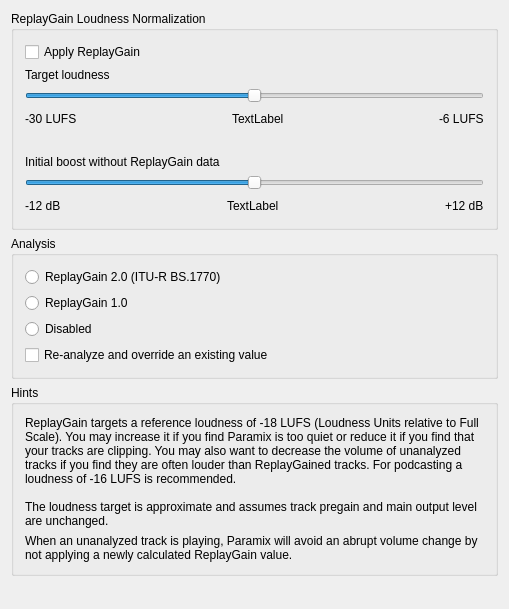
<?xml version="1.0" encoding="UTF-8"?>
<ui version="4.0">
 <class>DlgPrefReplayGainDlg</class>
 <widget class="QWidget" name="DlgPrefReplayGainDlg">
  <property name="geometry">
   <rect>
    <x>0</x>
    <y>0</y>
    <width>509</width>
    <height>609</height>
   </rect>
  </property>
  <property name="windowTitle">
   <string>Normalization Preferences</string>
  </property>
  <layout class="QVBoxLayout" name="verticalLayout">
   <item>
    <widget class="QGroupBox" name="groupBox">
     <property name="title">
      <string>ReplayGain Loudness Normalization</string>
     </property>
     <layout class="QVBoxLayout" name="verticalLayout_2">
      <item>
       <widget class="QCheckBox" name="EnableGain">
        <property name="toolTip">
         <string>Apply loudness normalization to loaded tracks.</string>
        </property>
        <property name="text">
         <string>Apply ReplayGain</string>
        </property>
       </widget>
      </item>
      <item>
       <widget class="QLabel" name="label_boost">
        <property name="toolTip">
         <string>For tracks with ReplayGain, adjust the target loudness to this LUFS value (Loudness Units relative to Full Scale).</string>
        </property>
        <property name="text">
         <string>Target loudness</string>
        </property>
        <property name="buddy">
         <cstring>SliderReplayGainBoost</cstring>
        </property>
       </widget>
      </item>
      <item>
       <widget class="QSlider" name="SliderReplayGainBoost">
        <property name="toolTip">
         <string/>
        </property>
        <property name="locale">
         <locale language="C" country="AnyCountry"/>
        </property>
        <property name="minimum">
         <number>-12</number>
        </property>
        <property name="maximum">
         <number>12</number>
        </property>
        <property name="singleStep">
         <number>1</number>
        </property>
        <property name="pageStep">
         <number>1</number>
        </property>
        <property name="value">
         <number>0</number>
        </property>
        <property name="orientation">
         <enum>Qt::Horizontal</enum>
        </property>
        <property name="tickInterval">
         <number>5</number>
        </property>
       </widget>
      </item>
      <item>
       <layout class="QHBoxLayout" name="horizontalLayout_2">
        <property name="spacing">
         <number>6</number>
        </property>
        <property name="rightMargin">
         <number>0</number>
        </property>
        <property name="bottomMargin">
         <number>20</number>
        </property>
        <item>
         <widget class="QLabel" name="label_3">
          <property name="text">
           <string>-30 LUFS</string>
          </property>
         </widget>
        </item>
        <item>
         <spacer>
          <property name="orientation">
           <enum>Qt::Horizontal</enum>
          </property>
          <property name="sizeHint" stdset="0">
           <size>
            <width>40</width>
            <height>20</height>
           </size>
          </property>
         </spacer>
        </item>
        <item>
         <widget class="QLabel" name="LabelCurrentReplayGainBoost">
          <property name="text">
           <string notr="true">TextLabel</string>
          </property>
         </widget>
        </item>
        <item>
         <spacer name="horizontalSpacer">
          <property name="orientation">
           <enum>Qt::Horizontal</enum>
          </property>
          <property name="sizeHint" stdset="0">
           <size>
            <width>40</width>
            <height>20</height>
           </size>
          </property>
         </spacer>
        </item>
        <item>
         <widget class="QLabel" name="label_4">
          <property name="text">
           <string>-6 LUFS</string>
          </property>
         </widget>
        </item>
       </layout>
      </item>
      <item>
       <widget class="QLabel" name="label">
        <property name="toolTip">
         <string>When ReplayGain is enabled, adjust tracks lacking ReplayGain information by this amount.</string>
        </property>
        <property name="text">
         <string>Initial boost without ReplayGain data</string>
        </property>
       </widget>
      </item>
      <item>
       <widget class="QSlider" name="SliderDefaultBoost">
        <property name="minimum">
         <number>-12</number>
        </property>
        <property name="maximum">
         <number>12</number>
        </property>
        <property name="pageStep">
         <number>1</number>
        </property>
        <property name="sliderPosition">
         <number>0</number>
        </property>
        <property name="orientation">
         <enum>Qt::Horizontal</enum>
        </property>
       </widget>
      </item>
      <item>
       <layout class="QHBoxLayout" name="horizontalLayout">
        <property name="bottomMargin">
         <number>0</number>
        </property>
        <item>
         <widget class="QLabel" name="label_2">
          <property name="text">
           <string>-12 dB</string>
          </property>
         </widget>
        </item>
        <item>
         <spacer name="horizontalSpacer_2">
          <property name="orientation">
           <enum>Qt::Horizontal</enum>
          </property>
          <property name="sizeHint" stdset="0">
           <size>
            <width>40</width>
            <height>20</height>
           </size>
          </property>
         </spacer>
        </item>
        <item>
         <widget class="QLabel" name="LabelCurrentDefaultBoost">
          <property name="text">
           <string notr="true">TextLabel</string>
          </property>
         </widget>
        </item>
        <item>
         <spacer name="horizontalSpacer_3">
          <property name="orientation">
           <enum>Qt::Horizontal</enum>
          </property>
          <property name="sizeHint" stdset="0">
           <size>
            <width>40</width>
            <height>20</height>
           </size>
          </property>
         </spacer>
        </item>
        <item>
         <widget class="QLabel" name="label_6">
          <property name="text">
           <string>+12 dB</string>
          </property>
         </widget>
        </item>
       </layout>
      </item>
     </layout>
    </widget>
   </item>
   <item>
    <widget class="QGroupBox" name="groupBoxAnalysis">
     <property name="title">
      <string>Analysis</string>
     </property>
     <layout class="QVBoxLayout" name="verticalLayout_3">
      <item>
       <widget class="QRadioButton" name="radioButtonRG2">
        <property name="text">
         <string>ReplayGain 2.0 (ITU-R BS.1770)</string>
        </property>
        <attribute name="buttonGroup">
         <string notr="true">buttonGroupAnalyzer</string>
        </attribute>
       </widget>
      </item>
      <item>
       <widget class="QRadioButton" name="radioButtonRG1">
        <property name="text">
         <string>ReplayGain 1.0</string>
        </property>
        <attribute name="buttonGroup">
         <string notr="true">buttonGroupAnalyzer</string>
        </attribute>
       </widget>
      </item>
      <item>
       <widget class="QRadioButton" name="radioButtonDisable">
        <property name="text">
         <string>Disabled</string>
        </property>
        <attribute name="buttonGroup">
         <string notr="true">buttonGroupAnalyzer</string>
        </attribute>
       </widget>
      </item>
      <item>
       <widget class="QCheckBox" name="checkBoxReanalyze">
        <property name="text">
         <string>Re-analyze and override an existing value </string>
        </property>
       </widget>
      </item>
     </layout>
    </widget>
   </item>
   <item>
    <widget class="QGroupBox" name="Hints">
     <property name="title">
      <string>Hints</string>
     </property>
     <layout class="QGridLayout" name="gridLayout_6">
      <item row="0" column="0">
       <widget class="QLabel" name="label_8">
        <property name="text">
         <string>ReplayGain targets a reference loudness of -18 LUFS (Loudness Units relative to Full Scale). You may increase it if you find Paramix is too quiet or reduce it if you find that your tracks are clipping. You may also want to decrease the volume of unanalyzed tracks if you find they are often louder than ReplayGained tracks. For podcasting a loudness of -16 LUFS is recommended.

The loudness target is approximate and assumes track pregain and main output level are unchanged.</string>
        </property>
        <property name="scaledContents">
         <bool>true</bool>
        </property>
        <property name="wordWrap">
         <bool>true</bool>
        </property>
       </widget>
      </item>
      <item row="1" column="0">
       <widget class="QLabel" name="label_26">
        <property name="text">
         <string>When an unanalyzed track is playing, Paramix will avoid an abrupt volume change by not applying a newly calculated ReplayGain value.</string>
        </property>
        <property name="wordWrap">
         <bool>true</bool>
        </property>
       </widget>
      </item>
     </layout>
    </widget>
   </item>
   <item>
    <spacer name="verticalSpacer">
     <property name="orientation">
      <enum>Qt::Vertical</enum>
     </property>
     <property name="sizeHint" stdset="0">
      <size>
       <width>20</width>
       <height>40</height>
      </size>
     </property>
    </spacer>
   </item>
  </layout>
 </widget>
 <layoutdefault spacing="6" margin="11"/>
 <tabstops>
  <tabstop>EnableGain</tabstop>
  <tabstop>SliderReplayGainBoost</tabstop>
  <tabstop>SliderDefaultBoost</tabstop>
  <tabstop>radioButtonRG1</tabstop>
  <tabstop>radioButtonRG2</tabstop>
  <tabstop>radioButtonDisable</tabstop>
  <tabstop>checkBoxReanalyze</tabstop>
 </tabstops>
 <resources/>
 <connections/>
 <buttongroups>
  <buttongroup name="buttonGroupAnalyzer"/>
 </buttongroups>
</ui>
